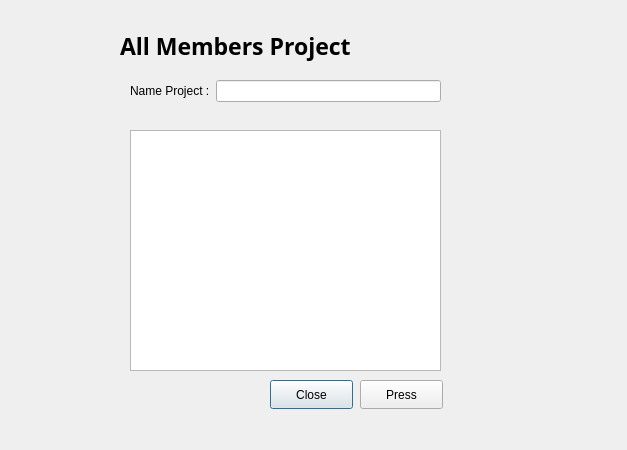
<?xml version="1.0" encoding="UTF-8"?>
<ui version="4.0">
 <class>ViewMemberProject</class>
 <widget class="QDialog" name="ViewMemberProject">
  <property name="geometry">
   <rect>
    <x>0</x>
    <y>0</y>
    <width>627</width>
    <height>450</height>
   </rect>
  </property>
  <property name="windowTitle">
   <string>Dialog</string>
  </property>
  <widget class="QListWidget" name="listWidgetProject">
   <property name="geometry">
    <rect>
     <x>130</x>
     <y>130</y>
     <width>311</width>
     <height>241</height>
    </rect>
   </property>
  </widget>
  <widget class="QLabel" name="label">
   <property name="geometry">
    <rect>
     <x>120</x>
     <y>20</y>
     <width>371</width>
     <height>51</height>
    </rect>
   </property>
   <property name="font">
    <font>
     <family>Rockwell Extra Bold</family>
     <pointsize>17</pointsize>
     <bold>true</bold>
    </font>
   </property>
   <property name="text">
    <string>All Members Project</string>
   </property>
  </widget>
  <widget class="QPushButton" name="pushButton">
   <property name="geometry">
    <rect>
     <x>270</x>
     <y>380</y>
     <width>83</width>
     <height>29</height>
    </rect>
   </property>
   <property name="text">
    <string>Close</string>
   </property>
  </widget>
  <widget class="QWidget" name="formLayoutWidget">
   <property name="geometry">
    <rect>
     <x>130</x>
     <y>80</y>
     <width>311</width>
     <height>41</height>
    </rect>
   </property>
   <layout class="QFormLayout" name="formLayout">
    <item row="0" column="0">
     <widget class="QLabel" name="label_2">
      <property name="text">
       <string>Name Project :</string>
      </property>
     </widget>
    </item>
    <item row="0" column="1">
     <widget class="QLineEdit" name="Projectname"/>
    </item>
   </layout>
  </widget>
  <widget class="QPushButton" name="pushButton_2">
   <property name="geometry">
    <rect>
     <x>360</x>
     <y>380</y>
     <width>83</width>
     <height>29</height>
    </rect>
   </property>
   <property name="text">
    <string>Press</string>
   </property>
  </widget>
 </widget>
 <resources/>
 <connections/>
</ui>
